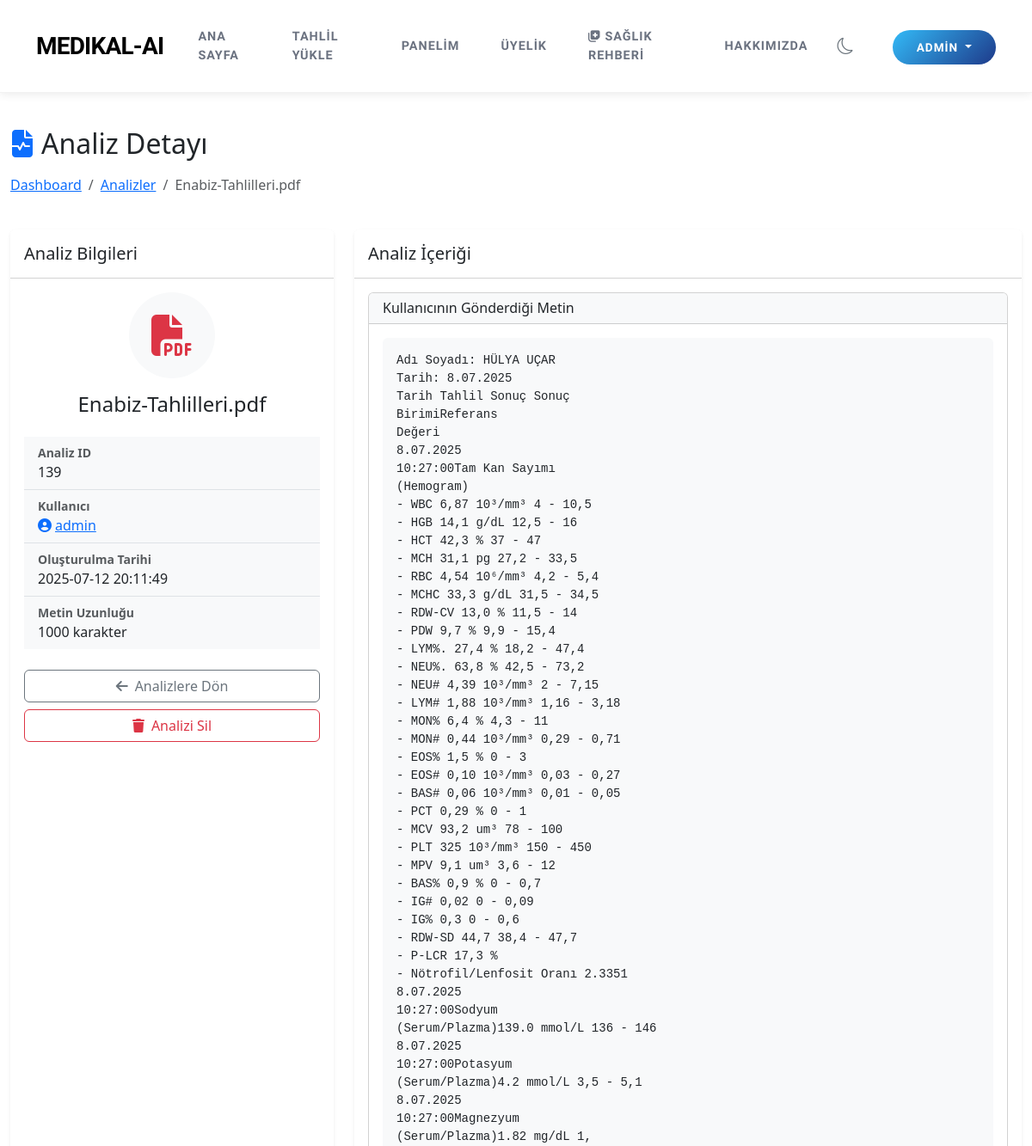
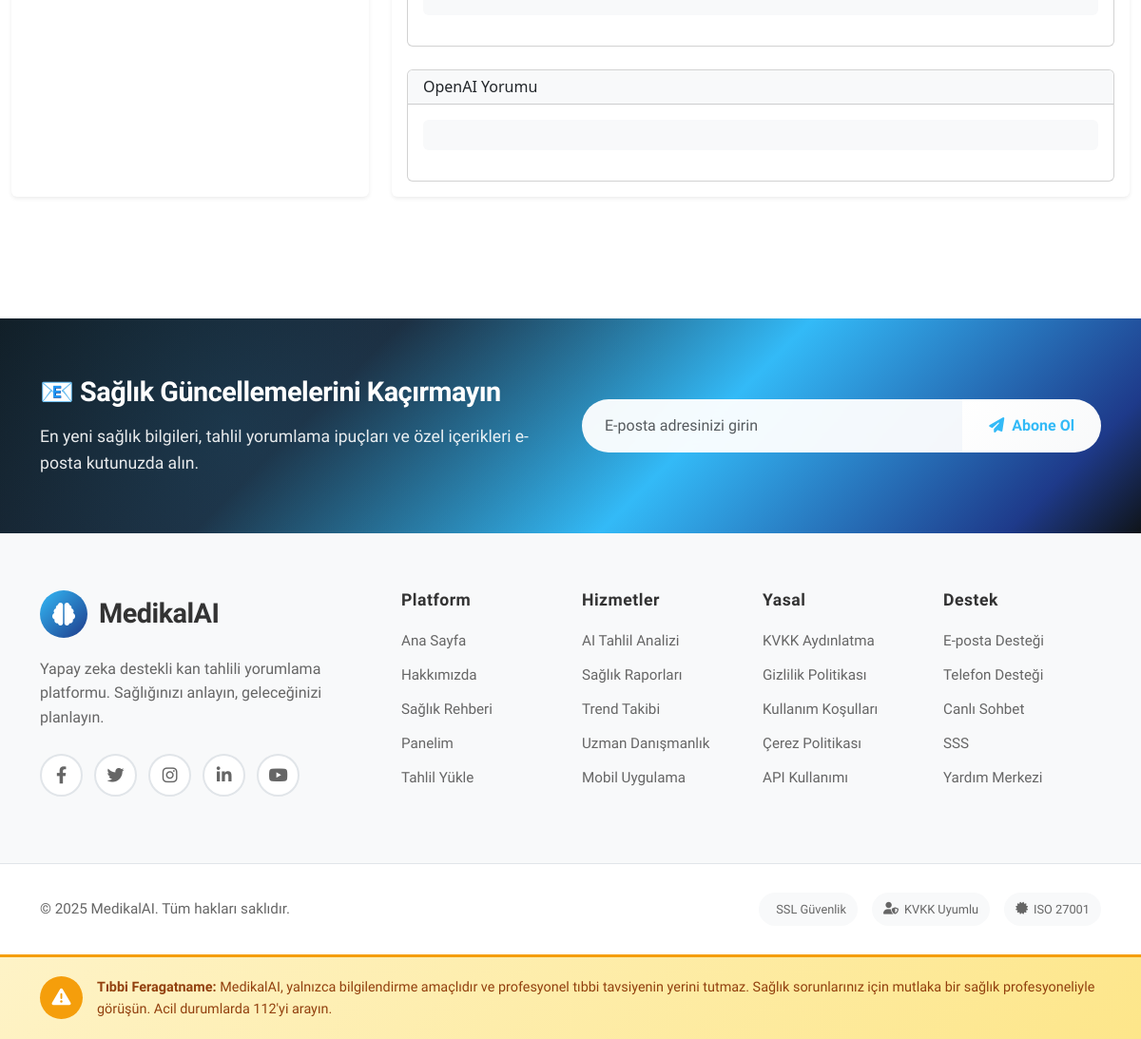
Screenshot of /admin/analyses/139 (signed in) with the database file from the repository (2 pictures, top to bottom).
### tables this page shows
CREATE TABLE analyses (
        id INTEGER PRIMARY KEY AUTOINCREMENT,
        user_id INTEGER,
        file_name TEXT,
        analysis_text TEXT,
        analysis_result TEXT,
        created_at TIMESTAMP DEFAULT CURRENT_TIMESTAMP, analysis_json TEXT, analysis_type TEXT DEFAULT 'kan',
        FOREIGN KEY (user_id) REFERENCES users (id)
    );

CREATE TABLE users (
        id INTEGER PRIMARY KEY AUTOINCREMENT,
        username TEXT UNIQUE NOT NULL,
        password TEXT NOT NULL,
        email TEXT UNIQUE NOT NULL,
        created_at TIMESTAMP DEFAULT CURRENT_TIMESTAMP
    , role TEXT DEFAULT 'user', is_active BOOLEAN DEFAULT 1, login_count INTEGER DEFAULT 0, subscription_plan TEXT DEFAULT 'free', stripe_customer_id TEXT, subscription_status TEXT DEFAULT 'active', subscription_end_date TIMESTAMP);

### app.py (the view)
@app.route('/admin/analyses/<int:analysis_id>')
@admin_required
def admin_analysis_detail(analysis_id):
    conn = sqlite3.connect(DB_PATH)
    conn.row_factory = sqlite3.Row
    c = conn.cursor()
    c.execute("""
        SELECT a.*, u.username
        FROM analyses a
        JOIN users u ON a.user_id = u.id
        WHERE a.id = ?
    """, (analysis_id,))
    analysis = c.fetchone()
    conn.close()
    if not analysis:
        flash('Analiz bulunamadı!', 'danger')
        return redirect(url_for('admin_analyses'))
    return render_template('admin/analysis_detail.html', analysis=analysis)

### templates/admin/analysis_detail.html (shortened to what this page needs)
{% extends "layout.html" %}
{% block content %}
<div class="container-fluid py-4">
    <div class="row mb-4">
        <div class="col-md-12">
            <h2 class="mb-3"><i class="fas fa-file-medical-alt me-2 text-primary"></i>Analiz Detayı</h2>
            <nav aria-label="breadcrumb">
                <ol class="breadcrumb">
                    <li class="breadcrumb-item"><a href="{{ url_for('admin_dashboard') }}">Dashboard</a></li>
                    <li class="breadcrumb-item"><a href="{{ url_for('admin_analyses') }}">Analizler</a></li>
                    <li class="breadcrumb-item active">{{ analysis.file_name }}</li>
                </ol>
            </nav>
        </div>
    </div>
    <div class="row">
        <div class="col-md-4 mb-4">
            <div class="card border-0 shadow-sm h-100">
                <div class="card-header bg-white py-3">
                    <h5 class="mb-0">Analiz Bilgileri</h5>
                </div>
                <div class="card-body">
                    <div class="text-center mb-4">
                        <div class="bg-light rounded-circle mx-auto mb-3 d-flex align-items-center justify-content-center" style="width: 100px; height: 100px;">
                            <i class="fas fa-file-pdf text-danger" style="font-size: 3rem;"></i>
                        </div>
                        <h4>{{ analysis.file_name }}</h4>
                    </div>
                    <div class="list-group list-group-flush">
                        <div class="list-group-item bg-light">
                            <div class="fw-bold text-muted small">Analiz ID</div>
                            <div>{{ analysis.id }}</div>
                        </div>
                        <div class="list-group-item bg-light">
                            <div class="fw-bold text-muted small">Kullanıcı</div>
                            <div>
                                <a href="{{ url_for('admin_user_detail', user_id=analysis.user_id) }}">
                                    <i class="fas fa-user-circle text-primary me-1"></i>{{ analysis.username }}
                                </a>
                            </div>
                        </div>
                        <div class="list-group-item bg-light">
                            <div class="fw-bold text-muted small">Oluşturulma Tarihi</div>
                            <div>{{ analysis.created_at }}</div>
                        </div>
                        <div class="list-group-item bg-light">
                            <div class="fw-bold text-muted small">Metin Uzunluğu</div>
                            <div>{{ analysis.analysis_text|length }} karakter</div>
                        </div>
                    </div>
                    <div class="d-grid gap-2 mt-4">
                        <a href="{{ url_for('admin_analyses') }}" class="btn btn-outline-secondary">
                            <i class="fas fa-arrow-left me-2"></i>Analizlere Dön
                        </a>
                        <button type="button" class="btn btn-outline-danger" data-bs-toggle="modal" data-bs-target="#deleteAnalysisModal">
                            <i class="fas fa-trash me-2"></i>Analizi Sil
                        </button>
                    </div>
                </div>
            </div>
        </div>
        <div class="col-md-8 mb-4">
            <div class="card border-0 shadow-sm h-100">
                <div class="card-header bg-white py-3">
                    <h5 class="mb-0">Analiz İçeriği</h5>
                </div>
                <div class="card-body">
                    <div class="row mb-4">
                        <div class="col-md-12">
                            <div class="card">
                                <div class="card-header bg-light">
                                    <h6 class="mb-0">Kullanıcının Gönderdiği Metin</h6>
                                </div>
                                <div class="card-body">
                                    <pre class="bg-light p-3 rounded" style="white-space: pre-wrap;">{{ analysis.analysis_text }}</pre>
                                </div>
                            </div>
                        </div>
                    </div>
                    <div class="row">
                        <div class="col-md-12">
                            <div class="card">
                                <div class="card-header bg-light">
                                    <h6 class="mb-0">OpenAI Yorumu</h6>
                                </div>
                                <div class="card-body">
                                    <pre class="bg-light p-3 rounded" style="white-space: pre-wrap;">{{ analysis.result }}</pre>
                                </div>
                            </div>
                        </div>
                    </div>
                </div>
            </div>
        </div>
    </div>
</div>
{% endblock %}

### templates/layout.html (style rules this page uses)
body { min-height: 100vh; display: flex; flex-direction: column; transition: background-color 0.3s ease, color 0.3s ease; }

### rows the page displays
analyses: file_name "Enabiz-Tahlilleri.pdf", id "139", created_at "2025-07-12 20:11:49", analysis_text "Adı Soyadı: HÜLYA UÇAR Tarih: 8.07.2025 Tarih Tahlil Sonuç Sonuç BirimiReferans Değeri 8.07.2025 10:27:00Tam Kan Sayımı (Hemogram) - WBC 6,87 10³/mm³ 4 - 10,5 - HGB 14,1 g/dL 12,5 - 16 - HCT 42,3 % 37 - 47 - MCH 31,1 pg 27,2 - 33,5 - RBC 4,54 10⁶/mm³ 4,2 - 5,4 - MCHC 33,3 g/dL 31,5 - 34,5 - RDW-CV 13,0 % 11,5 - 14 - PDW 9,7 % 9,9 - 15,4 - LYM%. 27,4 % 18,2 - 47,4 - NEU%. 63,8 % 42,5 - 73,2 - NEU# 4,39 10³/mm³ 2 - 7,15 - LYM# 1,88 10³/mm³ 1,16 - 3,18 - MON% 6,4 % 4,3 - 11 - MON# 0,44 10³/mm³ 0,29 - 0,71 - EOS% 1,5 % 0 - 3 - EOS# 0,10 10³/mm³ 0,03 - 0,27 - BAS# 0,06 10³/mm³ 0,01 - 0,05 - PCT 0,29 % 0 - 1 - MCV 93,2 um³ 78 - 100 - PLT 325 10³/mm³ 150 - 450 - MPV 9,1 um³ 3,6 - 12 - BAS% 0,9 % 0…"
users: username "admin"

### other values shown
{{ session.username }} "ADMIN"
{{ analysis.analysis_text|length }} "1000"
